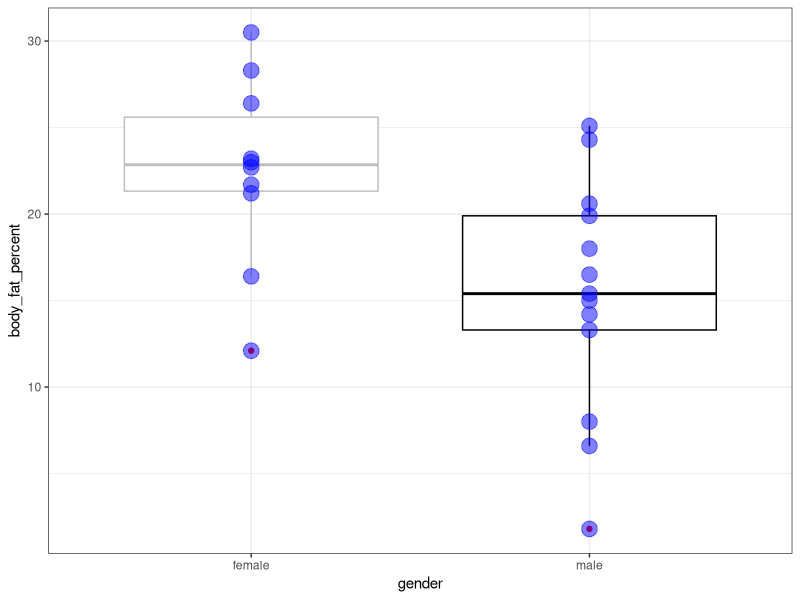

This chart was generated by the following R code:
## ---- chunk 1
rm(list=ls())
library(tidyverse)
library(here)
## ---- chunk 2
bf = read.csv(here("Data", "body_fat_percentage.csv"))
## ---- chunk 3
bf$gender = as.factor(bf$gender)
## ---- chunk 4
ggplot(bf, aes(x = gender, y = body_fat_percent))+
  geom_boxplot(outlier.color = "red", color = c("gray", "black"))+
  geom_point(size = 5, color = "blue", alpha = .5)+
  theme_bw()
## ---- chunk 5
bf |> group_by(gender) |> summarise(
  meanbf = mean(body_fat_percent),
  sdbf = sd(body_fat_percent))
## ---- chunk 6
t.test(body_fat_percent~gender, data = bf)
